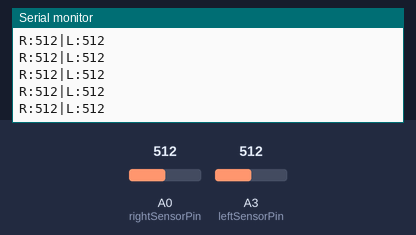
This sketch was run on a simulated Arduino Uno, built with avr-gcc and run on an emulated ATmega328P. Parts: the last lines printed to the serial monitor. The test bench sets the inputs (shaded band); at power-on: A0 (rightSensorPin) = 512, A3 (leftSensorPin) = 512.

Above: at 1.2 s.
1.3 s: A0 (rightSensorPin) set to 716
At 1.68 s:
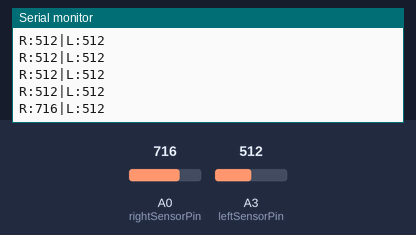
2.8 s: A3 (leftSensorPin) set to 716
At 2.94 s:
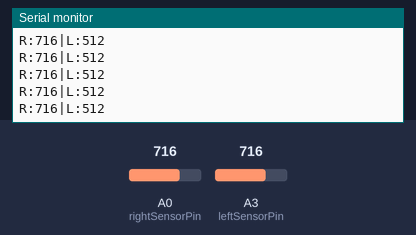
4.3 s: A0 (rightSensorPin) set to 900
At 4.44 s:
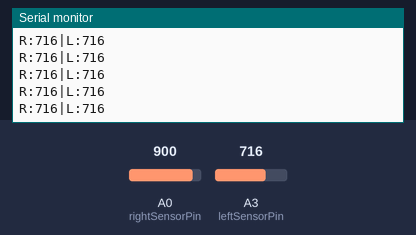
5.8 s: A3 (leftSensorPin) set to 900
At 5.95 s:
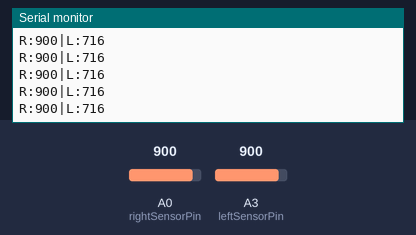
Timing chart, 0 to 8.3 s (numbered marks = the images above; inputs shaded):
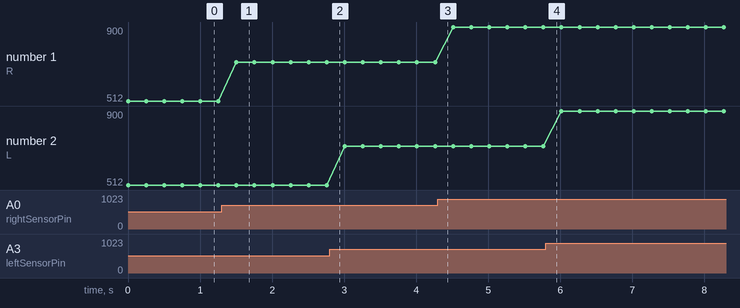

The sketch:

Paddles.ino
```cpp
int rightSensorPin = 0;
int leftSensorPin = 3;
int leftSensorValue = 0;
int rightSensorValue = 0;


void setup() {
  // put your setup code here, to run once:
  Serial.begin(9600);
  Serial.flush();
}

void print (String message){
  Serial.print(message);
  }
void print (int message){
  Serial.print(message);
  }

void loop() {
  // put your main code here, to run repeatedly:
  leftSensorValue = analogRead(leftSensorPin);
  rightSensorValue = analogRead(rightSensorPin);
  print("R:");
  print(rightSensorValue);
  print("|L:");
  print(leftSensorValue);
  Serial.println();

  delay(250);
}
```

Measured:
- after the input at 1.3 s, the serial monitor: prints a new line after 0.20 s (image 1)
- plotted number 1: 512 → 716 after the input at 1.3 s, 716 → 900 after the input at 4.3 s
